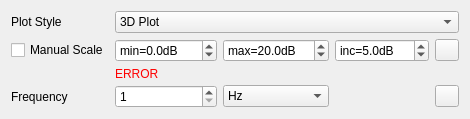
<?xml version="1.0" encoding="UTF-8"?>
<ui version="4.0">
 <class>GlobalPlotSettings</class>
 <widget class="QWidget" name="GlobalPlotSettings">
  <layout class="QVBoxLayout" name="verticalLayout">
   <item>
    <layout class="QGridLayout" name="gridLayout">
     <item row="5" column="1">
      <widget class="QDoubleSpinBox" name="frequencySpinBox">
       <property name="decimals">
        <number>0</number>
       </property>
       <property name="minimum">
        <double>1.000000000000000</double>
       </property>
       <property name="maximum">
        <double>999999.000000000000000</double>
       </property>
      </widget>
     </item>
     <item row="1" column="1" colspan="4">
      <widget class="QComboBox" name="plotStyleComboBox">
       <property name="editable">
        <bool>false</bool>
       </property>
       <property name="currentIndex">
        <number>2</number>
       </property>
       <item>
        <property name="text">
         <string>2D Polar Constant Azimuth</string>
        </property>
       </item>
       <item>
        <property name="text">
         <string>2D Polar Constant Elevation</string>
        </property>
       </item>
       <item>
        <property name="text">
         <string>3D Plot</string>
        </property>
       </item>
      </widget>
     </item>
     <item row="5" column="3">
      <spacer name="horizontalSpacer">
       <property name="orientation">
        <enum>Qt::Horizontal</enum>
       </property>
       <property name="sizeHint" stdset="0">
        <size>
         <width>40</width>
         <height>20</height>
        </size>
       </property>
      </spacer>
     </item>
     <item row="1" column="0">
      <widget class="QLabel" name="plotStyleLabel">
       <property name="text">
        <string>Plot Style</string>
       </property>
      </widget>
     </item>
     <item row="5" column="4">
      <widget class="QPushButton" name="frequencyResetButton">
       <property name="maximumSize">
        <size>
         <width>24</width>
         <height>16777215</height>
        </size>
       </property>
       <property name="toolTip">
        <string>Resets frequency to the initial default value</string>
       </property>
       <property name="text">
        <string/>
       </property>
      </widget>
     </item>
     <item row="5" column="0">
      <widget class="QLabel" name="frequencyLabel">
       <property name="text">
        <string>Frequency</string>
       </property>
      </widget>
     </item>
     <item row="5" column="2">
      <widget class="QComboBox" name="frequencyUnits">
       <item>
        <property name="text">
         <string>Hz</string>
        </property>
       </item>
       <item>
        <property name="text">
         <string>kHz</string>
        </property>
       </item>
       <item>
        <property name="text">
         <string>MHz</string>
        </property>
       </item>
       <item>
        <property name="text">
         <string>GHz</string>
        </property>
       </item>
      </widget>
     </item>
     <item row="2" column="0">
      <widget class="QCheckBox" name="manualScalingCheckBox">
       <property name="text">
        <string>Manual Scale</string>
       </property>
      </widget>
     </item>
     <item row="2" column="2">
      <widget class="QDoubleSpinBox" name="dbMaxSpinBox">
       <property name="prefix">
        <string>max=</string>
       </property>
       <property name="suffix">
        <string>dB</string>
       </property>
       <property name="decimals">
        <number>1</number>
       </property>
       <property name="minimum">
        <double>-300.000000000000000</double>
       </property>
       <property name="maximum">
        <double>300.000000000000000</double>
       </property>
       <property name="singleStep">
        <double>5.000000000000000</double>
       </property>
       <property name="value">
        <double>20.000000000000000</double>
       </property>
      </widget>
     </item>
     <item row="2" column="3">
      <widget class="QDoubleSpinBox" name="dbIncSpinBox">
       <property name="prefix">
        <string>inc=</string>
       </property>
       <property name="suffix">
        <string>dB</string>
       </property>
       <property name="decimals">
        <number>1</number>
       </property>
       <property name="minimum">
        <double>0.100000000000000</double>
       </property>
       <property name="value">
        <double>5.000000000000000</double>
       </property>
      </widget>
     </item>
     <item row="2" column="4">
      <widget class="QPushButton" name="scaleResetButton">
       <property name="maximumSize">
        <size>
         <width>24</width>
         <height>16777215</height>
        </size>
       </property>
       <property name="text">
        <string/>
       </property>
      </widget>
     </item>
     <item row="2" column="1">
      <widget class="QDoubleSpinBox" name="dbMinSpinBox">
       <property name="prefix">
        <string>min=</string>
       </property>
       <property name="suffix">
        <string>dB</string>
       </property>
       <property name="decimals">
        <number>1</number>
       </property>
       <property name="minimum">
        <double>-300.000000000000000</double>
       </property>
       <property name="maximum">
        <double>300.000000000000000</double>
       </property>
       <property name="singleStep">
        <double>5.000000000000000</double>
       </property>
      </widget>
     </item>
     <item row="3" column="1" colspan="4">
      <widget class="QLabel" name="errorMsg">
       <property name="minimumSize">
        <size>
         <width>0</width>
         <height>10</height>
        </size>
       </property>
       <property name="maximumSize">
        <size>
         <width>16777215</width>
         <height>15</height>
        </size>
       </property>
       <property name="styleSheet">
        <string notr="true">color: rgb(255, 0, 0);</string>
       </property>
       <property name="text">
        <string>ERROR</string>
       </property>
      </widget>
     </item>
    </layout>
   </item>
  </layout>
 </widget>
 <resources/>
 <connections/>
</ui>
